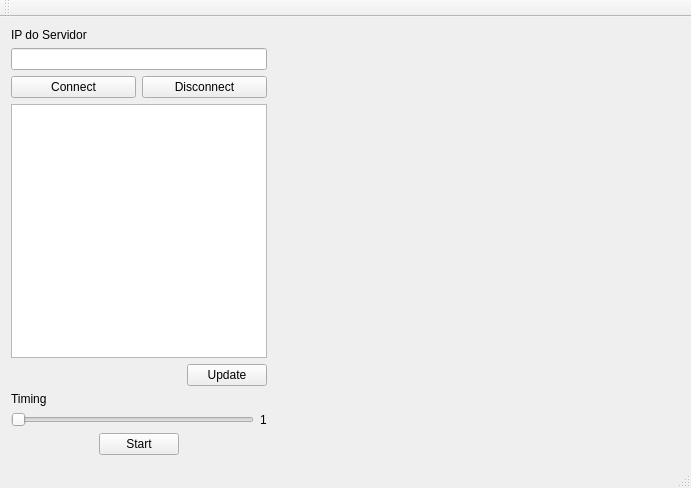
<?xml version="1.0" encoding="UTF-8"?>
<ui version="4.0">
 <class>MainWindow</class>
 <widget class="QMainWindow" name="MainWindow">
  <property name="geometry">
   <rect>
    <x>0</x>
    <y>0</y>
    <width>691</width>
    <height>488</height>
   </rect>
  </property>
  <property name="windowTitle">
   <string>MainWindow</string>
  </property>
  <widget class="QWidget" name="centralWidget">
   <layout class="QFormLayout" name="formLayout">
    <item row="0" column="0">
     <layout class="QVBoxLayout" name="verticalLayout_2">
      <item>
       <widget class="QLabel" name="label">
        <property name="text">
         <string>IP do Servidor</string>
        </property>
       </widget>
      </item>
      <item>
       <widget class="QLineEdit" name="lineEdit_Ip"/>
      </item>
      <item>
       <layout class="QHBoxLayout" name="horizontalLayout">
        <item>
         <widget class="QPushButton" name="pushButton_Connect">
          <property name="text">
           <string>Connect</string>
          </property>
         </widget>
        </item>
        <item>
         <widget class="QPushButton" name="pushButton_Disconnect">
          <property name="text">
           <string>Disconnect</string>
          </property>
         </widget>
        </item>
       </layout>
      </item>
      <item>
       <widget class="QListWidget" name="listWidget"/>
      </item>
      <item>
       <layout class="QHBoxLayout" name="horizontalLayout_3">
        <item>
         <spacer name="horizontalSpacer">
          <property name="orientation">
           <enum>Qt::Horizontal</enum>
          </property>
          <property name="sizeHint" stdset="0">
           <size>
            <width>108</width>
            <height>20</height>
           </size>
          </property>
         </spacer>
        </item>
        <item>
         <widget class="QPushButton" name="pushButton_Update">
          <property name="text">
           <string>Update</string>
          </property>
         </widget>
        </item>
       </layout>
      </item>
      <item>
       <layout class="QVBoxLayout" name="verticalLayout">
        <item>
         <widget class="QLabel" name="label_2">
          <property name="text">
           <string>Timing</string>
          </property>
         </widget>
        </item>
        <item>
         <layout class="QHBoxLayout" name="horizontalLayout_2">
          <item>
           <widget class="QSlider" name="horizontalSlider_Time">
            <property name="minimum">
             <number>1</number>
            </property>
            <property name="maximum">
             <number>10</number>
            </property>
            <property name="orientation">
             <enum>Qt::Horizontal</enum>
            </property>
           </widget>
          </item>
          <item>
           <widget class="QLabel" name="label_Time">
            <property name="text">
             <string>1</string>
            </property>
           </widget>
          </item>
         </layout>
        </item>
       </layout>
      </item>
      <item>
       <layout class="QHBoxLayout" name="horizontalLayout_4">
        <item>
         <spacer name="horizontalSpacer_2">
          <property name="orientation">
           <enum>Qt::Horizontal</enum>
          </property>
          <property name="sizeHint" stdset="0">
           <size>
            <width>48</width>
            <height>20</height>
           </size>
          </property>
         </spacer>
        </item>
        <item>
         <widget class="QPushButton" name="pushButton_Start">
          <property name="text">
           <string>Start</string>
          </property>
         </widget>
        </item>
        <item>
         <spacer name="horizontalSpacer_3">
          <property name="orientation">
           <enum>Qt::Horizontal</enum>
          </property>
          <property name="sizeHint" stdset="0">
           <size>
            <width>48</width>
            <height>20</height>
           </size>
          </property>
         </spacer>
        </item>
       </layout>
      </item>
     </layout>
    </item>
    <item row="0" column="1">
     <widget class="Plotter" name="widget" native="true">
      <property name="enabled">
       <bool>true</bool>
      </property>
     </widget>
    </item>
   </layout>
  </widget>
  <widget class="QMenuBar" name="menuBar">
   <property name="geometry">
    <rect>
     <x>0</x>
     <y>0</y>
     <width>691</width>
     <height>21</height>
    </rect>
   </property>
  </widget>
  <widget class="QToolBar" name="mainToolBar">
   <attribute name="toolBarArea">
    <enum>TopToolBarArea</enum>
   </attribute>
   <attribute name="toolBarBreak">
    <bool>false</bool>
   </attribute>
  </widget>
  <widget class="QStatusBar" name="statusBar"/>
 </widget>
 <layoutdefault spacing="6" margin="11"/>
 <customwidgets>
  <customwidget>
   <class>Plotter</class>
   <extends>QWidget</extends>
   <header>plotter.h</header>
   <container>1</container>
   <slots>
    <signal>mudouX(int)</signal>
    <signal>mudouY(int)</signal>
    <slot>mudaAmplitude(int)</slot>
    <slot>mudaFrequencia(int)</slot>
   </slots>
  </customwidget>
 </customwidgets>
 <resources/>
 <connections>
  <connection>
   <sender>horizontalSlider_Time</sender>
   <signal>valueChanged(int)</signal>
   <receiver>label_Time</receiver>
   <slot>setNum(int)</slot>
   <hints>
    <hint type="sourcelabel">
     <x>270</x>
     <y>390</y>
    </hint>
    <hint type="destinationlabel">
     <x>293</x>
     <y>389</y>
    </hint>
   </hints>
  </connection>
 </connections>
</ui>
